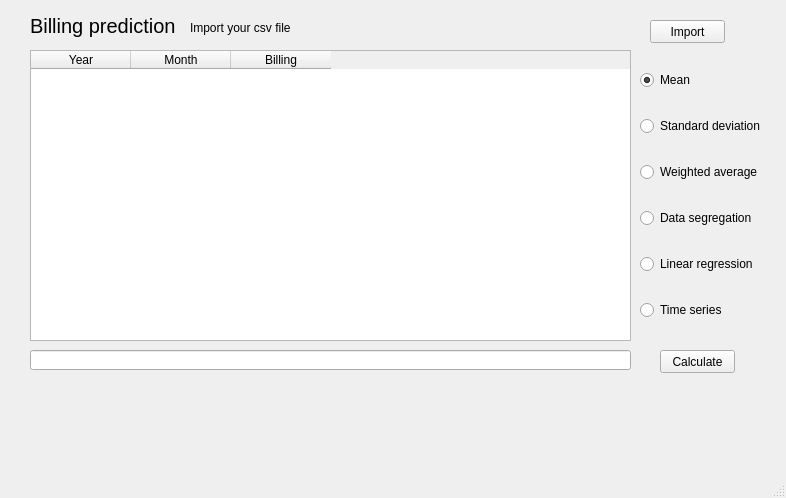
<?xml version="1.0" encoding="UTF-8"?>
<ui version="4.0">
 <class>MainWindow</class>
 <widget class="QMainWindow" name="MainWindow">
  <property name="geometry">
   <rect>
    <x>0</x>
    <y>0</y>
    <width>786</width>
    <height>498</height>
   </rect>
  </property>
  <property name="windowTitle">
   <string>MainWindow</string>
  </property>
  <widget class="QWidget" name="centralwidget">
   <widget class="QPushButton" name="btn_import">
    <property name="geometry">
     <rect>
      <x>650</x>
      <y>20</y>
      <width>75</width>
      <height>23</height>
     </rect>
    </property>
    <property name="text">
     <string>Import</string>
    </property>
   </widget>
   <widget class="QTableWidget" name="tableWidget">
    <property name="geometry">
     <rect>
      <x>30</x>
      <y>50</y>
      <width>601</width>
      <height>291</height>
     </rect>
    </property>
    <column>
     <property name="text">
      <string>Year</string>
     </property>
    </column>
    <column>
     <property name="text">
      <string>Month</string>
     </property>
    </column>
    <column>
     <property name="text">
      <string>Billing</string>
     </property>
    </column>
   </widget>
   <widget class="QPushButton" name="btn_calculate">
    <property name="geometry">
     <rect>
      <x>660</x>
      <y>350</y>
      <width>75</width>
      <height>23</height>
     </rect>
    </property>
    <property name="text">
     <string>Calculate</string>
    </property>
   </widget>
   <widget class="QLineEdit" name="line_result">
    <property name="geometry">
     <rect>
      <x>30</x>
      <y>350</y>
      <width>601</width>
      <height>20</height>
     </rect>
    </property>
   </widget>
   <widget class="QLabel" name="lb_title">
    <property name="geometry">
     <rect>
      <x>30</x>
      <y>5</y>
      <width>211</width>
      <height>41</height>
     </rect>
    </property>
    <property name="font">
     <font>
      <pointsize>15</pointsize>
     </font>
    </property>
    <property name="text">
     <string>Billing prediction</string>
    </property>
   </widget>
   <widget class="QLabel" name="lb_file_description">
    <property name="geometry">
     <rect>
      <x>190</x>
      <y>20</y>
      <width>341</width>
      <height>16</height>
     </rect>
    </property>
    <property name="text">
     <string>Import your csv file</string>
    </property>
   </widget>
   <widget class="QWidget" name="">
    <property name="geometry">
     <rect>
      <x>640</x>
      <y>50</y>
      <width>131</width>
      <height>291</height>
     </rect>
    </property>
    <layout class="QVBoxLayout" name="verticalLayout">
     <item>
      <widget class="QRadioButton" name="rb_mean">
       <property name="text">
        <string>Mean</string>
       </property>
       <property name="checked">
        <bool>true</bool>
       </property>
      </widget>
     </item>
     <item>
      <widget class="QRadioButton" name="rb_standard_deviation">
       <property name="text">
        <string>Standard deviation</string>
       </property>
      </widget>
     </item>
     <item>
      <widget class="QRadioButton" name="rb_weighted_average">
       <property name="text">
        <string>Weighted average</string>
       </property>
      </widget>
     </item>
     <item>
      <widget class="QRadioButton" name="rb_data_segregation">
       <property name="text">
        <string>Data segregation</string>
       </property>
      </widget>
     </item>
     <item>
      <widget class="QRadioButton" name="rb_linear_regression">
       <property name="text">
        <string>Linear regression</string>
       </property>
      </widget>
     </item>
     <item>
      <widget class="QRadioButton" name="rb_time_series">
       <property name="text">
        <string>Time series</string>
       </property>
      </widget>
     </item>
    </layout>
   </widget>
  </widget>
  <widget class="QMenuBar" name="menubar">
   <property name="geometry">
    <rect>
     <x>0</x>
     <y>0</y>
     <width>786</width>
     <height>21</height>
    </rect>
   </property>
  </widget>
  <widget class="QStatusBar" name="statusbar"/>
 </widget>
 <resources/>
 <connections/>
</ui>
